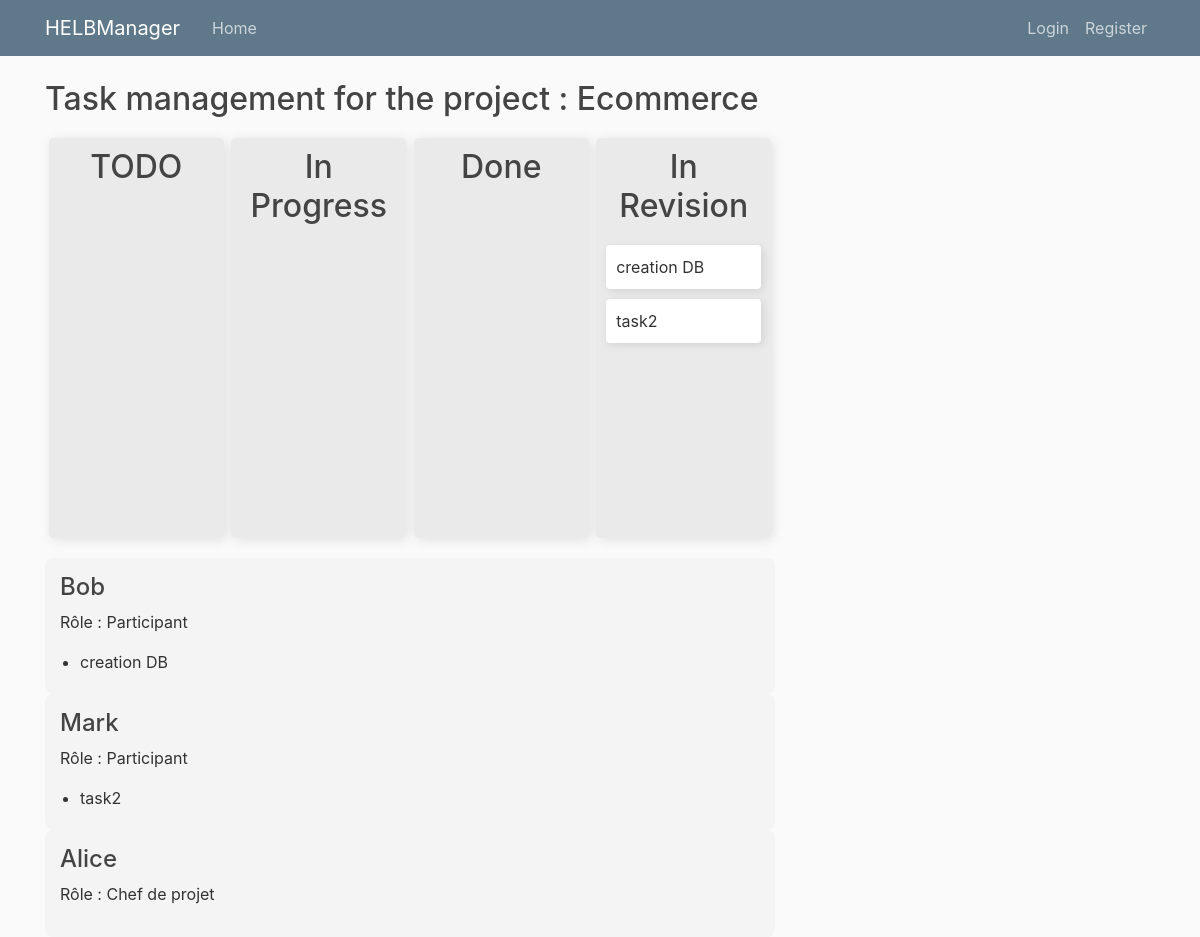
The app's page /post/8/tasks/ with its own data.
### blog/models.py (models this page shows, shortened)
class Post(models.Model):
    chef = models.ForeignKey(User, related_name='projects_managed', on_delete=models.CASCADE)
    title= models.CharField(max_length=100)
    description= models.TextField()
    date_posted= models.DateTimeField(default=timezone.now)
    author= models.ForeignKey(User, on_delete=models.CASCADE)
    participants = models.ManyToManyField(User, related_name='projects_joined')
    def get_tasks_per_participant(self):
         result = {}
         for participant in self.participants.all():
           result[participant] = Task.objects.filter(project=self, assigned_to=participant)
         return result

class Task(models.Model):
    STATUS_CHOICES = (
        ('TODO', 'TODO'),
        ('In progress', 'In progress'),
        ('Done', 'Done'),
        ('In revision', 'In revision'),
    )
    status = models.CharField(max_length=50, choices=STATUS_CHOICES, default='TODO')
    project= models.ForeignKey(Post, on_delete=models.CASCADE)
    title = models.CharField(max_length=200, default="Titre par défaut")
    description =models.TextField()
    date_posted = models.DateTimeField(default=timezone.now)
    assigned_to = models.ForeignKey(User, on_delete=models.CASCADE, related_name="tasks", default=9)

### blog/views.py (the view)
# urls.py: path('post/<int:pk>/tasks/', ProjectTasksView.as_view(), name='task-management'),
class ProjectTasksView(DetailView):
    model = Post
    template_name = 'blog/task_management.html'
    context_object_name = 'post'
    def get_context_data(self, **kwargs):
        context = super().get_context_data(**kwargs)
        context["tasks_todo"] = self.object.task_set.filter(status="TODO")
        context["tasks_in_progress"] = self.object.task_set.filter(status="In Progress")
        context["tasks_done"] = self.object.task_set.filter(status="Done")
        context["tasks_in_revision"] = self.object.task_set.filter(status="In Revision")
        context["tasks_per_participant"] = self.object.get_tasks_per_participant()
        return context

### blog/templates/blog/task_management.html (shortened to what this page needs)
{% extends "blog/base.html" %}
{% block content %}
<h2>Task management for the project : {{ post.title }}</h2>
<div class="main-container">
    <div class="tasks-container">
        <div class="task-column" id="TODO">
            <h2>TODO</h2>
        </div>
        <div class="task-column" id="In Progress">
            <h2>In Progress</h2>
        </div>
        <div class="task-column" id="Done">
            <h2>Done</h2>
        </div>
        <div class="task-column" id="In Revision">
            <h2>In Revision</h2>
            {% for task in tasks_in_revision %}
            <div class="task" draggable="true" data-task-id="{{ task.id }}">
                {{ task.title }}
            </div>
            {% endfor %}
        </div>
    </div>
        {% for participant, tasks in tasks_per_participant.items %}
            <div class="participants-section">
                <h4>{{ participant.username }}</h4>
                {% if participant == post.chef %}
                    <p>Rôle : Chef de projet</p>
                {% else %}
                    <p>Rôle : Participant</p>
                {% endif %}
                <ul class="participant-tasks">
                    {% for task in tasks %}
                        <li>{{ task.title }}</li>
                    {% endfor %}
                </ul>
            </div>
        {% endfor %}
    </div>
{% endblock content %}

### blog/static/blog/main.css (style rules this page uses)
body { background: #fafafa; color: #333333; margin-top: 5rem; }
h1, h2, h3, h4, h5, h6 { color: #444444; }
ul { margin: 0; }
.tasks-container { display: flex; justify-content: space-around; margin-top: 20px; }
.task-column { width: 24%; background-color: #eaeaea; padding: 10px; border-radius: 5px; box-shadow: 2px 2px 12px rgba(0, 0, 0, 0.1); min-height: 400px; position: relative; }
.task { padding: 10px; border-radius: 4px; background-color: #ffffff; box-shadow: 2px 2px 8px rgba(0, 0, 0, 0.1); margin: 10px 0; cursor: move; }
.task-column h2 { text-align: center; margin-bottom: 20px; }
.main-container { width: 100%; }
.tasks-container { display: flex; justify-content: space-around; margin-top: 20px; margin-bottom: 20px; width: 100%; }
.participants-section { width: 100%; padding: 15px; background-color: #f4f4f4; border-radius: 8px; }
.participant-tasks { margin-top: 10px; padding-left: 20px; list-style-type: disc; }
.participant-tasks li { margin: 5px 0; }

### records on screen
Post: title "Ecommerce"
Task: title "creation DB"
Task: title "task2"

### other values on screen
{{ participant.username }} "Bob"
{{ participant.username }} "Mark"
{{ participant.username }} "Alice"
